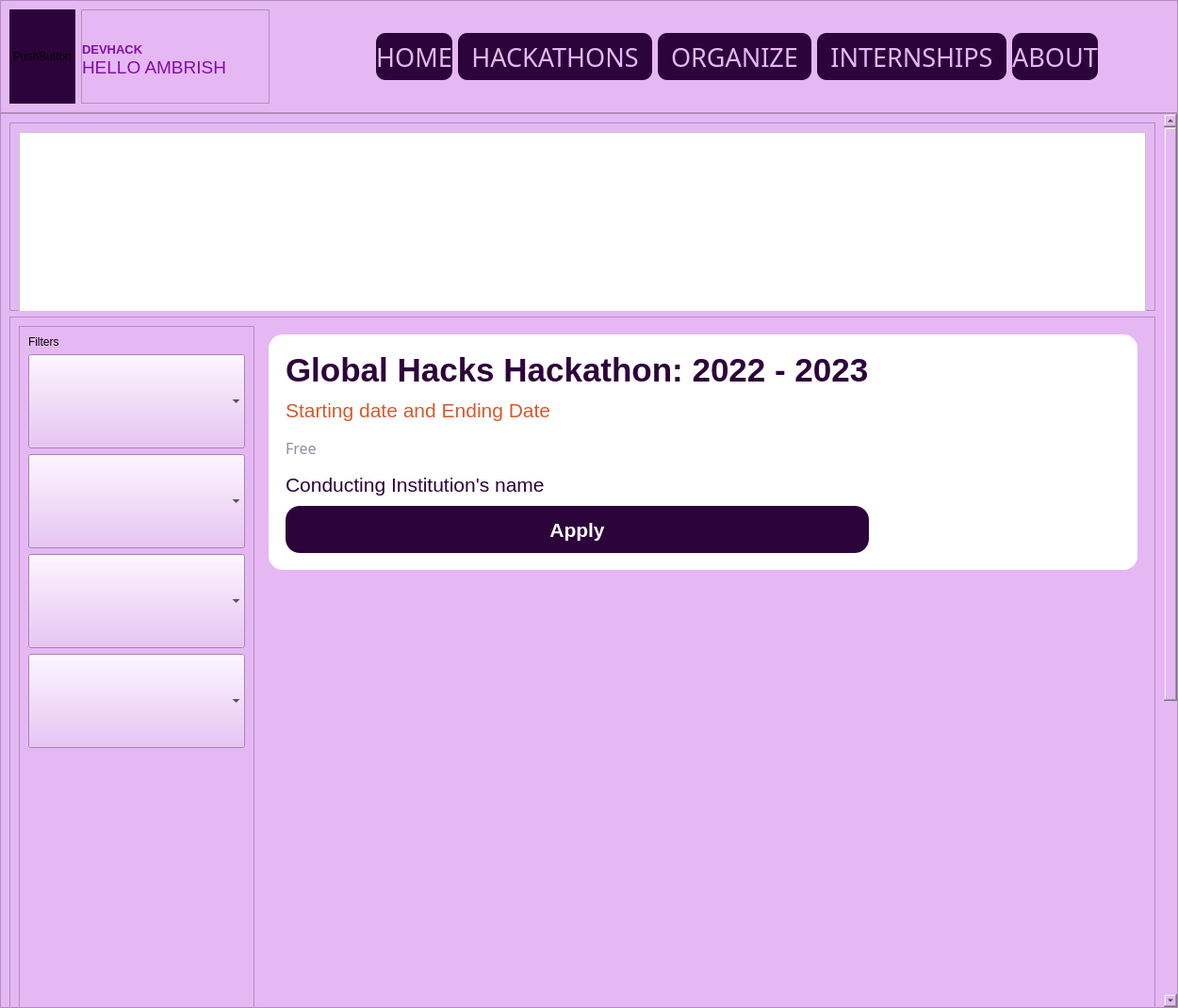
<?xml version="1.0" encoding="UTF-8"?>
<ui version="4.0">
 <class>MainWindow</class>
 <widget class="QMainWindow" name="MainWindow">
  <property name="geometry">
   <rect>
    <x>0</x>
    <y>0</y>
    <width>1250</width>
    <height>1070</height>
   </rect>
  </property>
  <property name="windowTitle">
   <string>MainWindow</string>
  </property>
  <property name="styleSheet">
   <string notr="true">background-color: rgb(229, 184, 244);</string>
  </property>
  <widget class="QWidget" name="centralwidget">
   <property name="minimumSize">
    <size>
     <width>1250</width>
     <height>800</height>
    </size>
   </property>
   <layout class="QVBoxLayout" name="verticalLayout">
    <property name="spacing">
     <number>0</number>
    </property>
    <property name="leftMargin">
     <number>0</number>
    </property>
    <property name="topMargin">
     <number>0</number>
    </property>
    <property name="rightMargin">
     <number>0</number>
    </property>
    <property name="bottomMargin">
     <number>0</number>
    </property>
    <item>
     <widget class="QFrame" name="frame">
      <property name="maximumSize">
       <size>
        <width>16777215</width>
        <height>150</height>
       </size>
      </property>
      <property name="frameShape">
       <enum>QFrame::StyledPanel</enum>
      </property>
      <property name="frameShadow">
       <enum>QFrame::Raised</enum>
      </property>
      <layout class="QHBoxLayout" name="horizontalLayout">
       <item>
        <widget class="QPushButton" name="User_Icon">
         <property name="minimumSize">
          <size>
           <width>0</width>
           <height>100</height>
          </size>
         </property>
         <property name="maximumSize">
          <size>
           <width>100</width>
           <height>16777215</height>
          </size>
         </property>
         <property name="styleSheet">
          <string notr="true">border-radius:50px;
background-color: rgb(45, 3, 59);</string>
         </property>
         <property name="text">
          <string>PushButton</string>
         </property>
        </widget>
       </item>
       <item>
        <widget class="QFrame" name="frame_3">
         <property name="minimumSize">
          <size>
           <width>200</width>
           <height>0</height>
          </size>
         </property>
         <property name="frameShape">
          <enum>QFrame::StyledPanel</enum>
         </property>
         <property name="frameShadow">
          <enum>QFrame::Raised</enum>
         </property>
         <layout class="QVBoxLayout" name="verticalLayout_4">
          <property name="spacing">
           <number>0</number>
          </property>
          <property name="leftMargin">
           <number>0</number>
          </property>
          <property name="topMargin">
           <number>0</number>
          </property>
          <property name="rightMargin">
           <number>0</number>
          </property>
          <property name="bottomMargin">
           <number>0</number>
          </property>
          <item alignment="Qt::AlignBottom">
           <widget class="QLabel" name="DEVHACK">
            <property name="maximumSize">
             <size>
              <width>16777215</width>
              <height>40</height>
             </size>
            </property>
            <property name="font">
             <font>
              <pointsize>10</pointsize>
              <bold>true</bold>
             </font>
            </property>
            <property name="styleSheet">
             <string notr="true">color: rgb(129, 12, 168);</string>
            </property>
            <property name="text">
             <string>DEVHACK</string>
            </property>
           </widget>
          </item>
          <item alignment="Qt::AlignTop">
           <widget class="QLabel" name="Hello__User_Name">
            <property name="font">
             <font>
              <pointsize>14</pointsize>
             </font>
            </property>
            <property name="styleSheet">
             <string notr="true">color: rgb(129, 12, 168);</string>
            </property>
            <property name="text">
             <string>HELLO AMBRISH</string>
            </property>
           </widget>
          </item>
         </layout>
        </widget>
       </item>
       <item>
        <spacer name="horizontalSpacer">
         <property name="orientation">
          <enum>Qt::Horizontal</enum>
         </property>
         <property name="sizeType">
          <enum>QSizePolicy::Minimum</enum>
         </property>
         <property name="sizeHint" stdset="0">
          <size>
           <width>107</width>
           <height>20</height>
          </size>
         </property>
        </spacer>
       </item>
       <item>
        <widget class="QPushButton" name="Home_button">
         <property name="minimumSize">
          <size>
           <width>0</width>
           <height>50</height>
          </size>
         </property>
         <property name="font">
          <font>
           <family>Kokila</family>
           <pointsize>20</pointsize>
           <bold>false</bold>
          </font>
         </property>
         <property name="cursor">
          <cursorShape>PointingHandCursor</cursorShape>
         </property>
         <property name="styleSheet">
          <string notr="true">QPushButton{
background-color: rgb(45, 3, 59);
color: rgb(229, 184, 244);
border-radius:10px;
}

QPushButton:hover{	
	background-color: rgb(182, 12, 238);
	color: rgb(45, 3, 59);
}

QPushButton:pressed{	
	background-color: rgb(67, 53, 71);	
	color: rgb(229, 184, 244);
}</string>
         </property>
         <property name="text">
          <string>HOME</string>
         </property>
        </widget>
       </item>
       <item>
        <widget class="QPushButton" name="Hackathons_button">
         <property name="minimumSize">
          <size>
           <width>0</width>
           <height>50</height>
          </size>
         </property>
         <property name="font">
          <font>
           <family>Kokila</family>
           <pointsize>20</pointsize>
           <bold>false</bold>
          </font>
         </property>
         <property name="cursor">
          <cursorShape>PointingHandCursor</cursorShape>
         </property>
         <property name="styleSheet">
          <string notr="true">QPushButton{
background-color: rgb(45, 3, 59);
color: rgb(229, 184, 244);
border-radius:10px;
}

QPushButton:hover{	
	background-color: rgb(182, 12, 238);
	color: rgb(45, 3, 59);
}

QPushButton:pressed{	
	background-color: rgb(67, 53, 71);	
	color: rgb(229, 184, 244);
}</string>
         </property>
         <property name="text">
          <string>  HACKATHONS  </string>
         </property>
        </widget>
       </item>
       <item>
        <widget class="QPushButton" name="Organize_button">
         <property name="minimumSize">
          <size>
           <width>0</width>
           <height>50</height>
          </size>
         </property>
         <property name="font">
          <font>
           <family>Kokila</family>
           <pointsize>20</pointsize>
           <bold>false</bold>
          </font>
         </property>
         <property name="cursor">
          <cursorShape>PointingHandCursor</cursorShape>
         </property>
         <property name="styleSheet">
          <string notr="true">QPushButton{
background-color: rgb(45, 3, 59);
color: rgb(229, 184, 244);
border-radius:10px;
}

QPushButton:hover{	
	background-color: rgb(182, 12, 238);
	color: rgb(45, 3, 59);
}

QPushButton:pressed{	
	background-color: rgb(67, 53, 71);	
	color: rgb(229, 184, 244);
}</string>
         </property>
         <property name="text">
          <string>  ORGANIZE  </string>
         </property>
        </widget>
       </item>
       <item>
        <widget class="QPushButton" name="Internships_button">
         <property name="minimumSize">
          <size>
           <width>0</width>
           <height>50</height>
          </size>
         </property>
         <property name="font">
          <font>
           <family>Kokila</family>
           <pointsize>20</pointsize>
           <bold>false</bold>
          </font>
         </property>
         <property name="cursor">
          <cursorShape>PointingHandCursor</cursorShape>
         </property>
         <property name="styleSheet">
          <string notr="true">QPushButton{
background-color: rgb(45, 3, 59);
color: rgb(229, 184, 244);
border-radius:10px;
}

QPushButton:hover{	
	background-color: rgb(182, 12, 238);
	color: rgb(45, 3, 59);
}

QPushButton:pressed{	
	background-color: rgb(67, 53, 71);	
	color: rgb(229, 184, 244);
}</string>
         </property>
         <property name="text">
          <string>  INTERNSHIPS  </string>
         </property>
        </widget>
       </item>
       <item>
        <widget class="QPushButton" name="About_button">
         <property name="minimumSize">
          <size>
           <width>0</width>
           <height>50</height>
          </size>
         </property>
         <property name="font">
          <font>
           <family>Kokila</family>
           <pointsize>20</pointsize>
           <bold>false</bold>
          </font>
         </property>
         <property name="cursor">
          <cursorShape>PointingHandCursor</cursorShape>
         </property>
         <property name="styleSheet">
          <string notr="true">QPushButton{
background-color: rgb(45, 3, 59);
color: rgb(229, 184, 244);
border-radius:10px;
}

QPushButton:hover{	
	background-color: rgb(182, 12, 238);
	color: rgb(45, 3, 59);
}

QPushButton:pressed{	
	background-color: rgb(67, 53, 71);	
	color: rgb(229, 184, 244);
}</string>
         </property>
         <property name="text">
          <string>ABOUT</string>
         </property>
        </widget>
       </item>
       <item>
        <widget class="QPushButton" name="Notifications_button">
         <property name="minimumSize">
          <size>
           <width>0</width>
           <height>70</height>
          </size>
         </property>
         <property name="cursor">
          <cursorShape>PointingHandCursor</cursorShape>
         </property>
         <property name="styleSheet">
          <string notr="true">QPushButton{
image: url(:/icons/notification_light_purple.png);
}

QPushButton:hover{
image: url(:/icons/notification_white.png);
}

QPushButton:pressed{
	image: url(:/icons/notification.png);
}</string>
         </property>
         <property name="text">
          <string/>
         </property>
         <property name="shortcut">
          <string/>
         </property>
         <property name="autoDefault">
          <bool>false</bool>
         </property>
         <property name="default">
          <bool>false</bool>
         </property>
         <property name="flat">
          <bool>true</bool>
         </property>
        </widget>
       </item>
      </layout>
     </widget>
    </item>
    <item>
     <widget class="QScrollArea" name="scrollArea">
      <property name="minimumSize">
       <size>
        <width>0</width>
        <height>800</height>
       </size>
      </property>
      <property name="frameShadow">
       <enum>QFrame::Raised</enum>
      </property>
      <property name="widgetResizable">
       <bool>true</bool>
      </property>
      <widget class="QWidget" name="scrollAreaWidgetContents">
       <property name="geometry">
        <rect>
         <x>0</x>
         <y>0</y>
         <width>1231</width>
         <height>1430</height>
        </rect>
       </property>
       <layout class="QVBoxLayout" name="verticalLayout_3">
        <item>
         <widget class="QFrame" name="frame_2">
          <property name="minimumSize">
           <size>
            <width>0</width>
            <height>200</height>
           </size>
          </property>
          <property name="frameShape">
           <enum>QFrame::StyledPanel</enum>
          </property>
          <property name="frameShadow">
           <enum>QFrame::Raised</enum>
          </property>
          <layout class="QVBoxLayout" name="verticalLayout_2">
           <item>
            <widget class="QFrame" name="poster_area">
             <property name="minimumSize">
              <size>
               <width>0</width>
               <height>200</height>
              </size>
             </property>
             <property name="maximumSize">
              <size>
               <width>16777215</width>
               <height>250</height>
              </size>
             </property>
             <property name="styleSheet">
              <string notr="true">background-color: rgb(255, 255, 255);
</string>
             </property>
             <property name="frameShape">
              <enum>QFrame::StyledPanel</enum>
             </property>
             <property name="frameShadow">
              <enum>QFrame::Raised</enum>
             </property>
            </widget>
           </item>
          </layout>
         </widget>
        </item>
        <item>
         <widget class="QFrame" name="frame_4">
          <property name="minimumSize">
           <size>
            <width>0</width>
            <height>800</height>
           </size>
          </property>
          <property name="frameShape">
           <enum>QFrame::StyledPanel</enum>
          </property>
          <property name="frameShadow">
           <enum>QFrame::Raised</enum>
          </property>
          <layout class="QHBoxLayout" name="horizontalLayout_2">
           <item>
            <widget class="QFrame" name="frame_5">
             <property name="minimumSize">
              <size>
               <width>250</width>
               <height>0</height>
              </size>
             </property>
             <property name="frameShape">
              <enum>QFrame::StyledPanel</enum>
             </property>
             <property name="frameShadow">
              <enum>QFrame::Raised</enum>
             </property>
             <layout class="QVBoxLayout" name="verticalLayout_13">
              <item>
               <widget class="QLabel" name="label_21">
                <property name="text">
                 <string>Filters</string>
                </property>
               </widget>
              </item>
              <item>
               <widget class="QComboBox" name="comboBox">
                <property name="enabled">
                 <bool>true</bool>
                </property>
                <property name="minimumSize">
                 <size>
                  <width>0</width>
                  <height>100</height>
                 </size>
                </property>
                <property name="focusPolicy">
                 <enum>Qt::WheelFocus</enum>
                </property>
                <property name="placeholderText">
                 <string>Category</string>
                </property>
                <property name="frame">
                 <bool>false</bool>
                </property>
                <item>
                 <property name="text">
                  <string>option 1</string>
                 </property>
                </item>
                <item>
                 <property name="text">
                  <string>option 2</string>
                 </property>
                </item>
                <item>
                 <property name="text">
                  <string>option 3</string>
                 </property>
                </item>
               </widget>
              </item>
              <item>
               <widget class="QComboBox" name="comboBox_2">
                <property name="minimumSize">
                 <size>
                  <width>0</width>
                  <height>100</height>
                 </size>
                </property>
                <property name="placeholderText">
                 <string>Date</string>
                </property>
                <property name="frame">
                 <bool>false</bool>
                </property>
               </widget>
              </item>
              <item>
               <widget class="QComboBox" name="comboBox_3">
                <property name="minimumSize">
                 <size>
                  <width>0</width>
                  <height>100</height>
                 </size>
                </property>
                <property name="placeholderText">
                 <string>Price</string>
                </property>
                <property name="frame">
                 <bool>false</bool>
                </property>
               </widget>
              </item>
              <item>
               <widget class="QComboBox" name="comboBox_4">
                <property name="minimumSize">
                 <size>
                  <width>0</width>
                  <height>100</height>
                 </size>
                </property>
                <property name="placeholderText">
                 <string>Format</string>
                </property>
                <property name="frame">
                 <bool>false</bool>
                </property>
               </widget>
              </item>
              <item>
               <spacer name="verticalSpacer">
                <property name="orientation">
                 <enum>Qt::Vertical</enum>
                </property>
                <property name="sizeHint" stdset="0">
                 <size>
                  <width>20</width>
                  <height>311</height>
                 </size>
                </property>
               </spacer>
              </item>
             </layout>
            </widget>
           </item>
           <item>
            <widget class="QScrollArea" name="scrollArea_2">
             <property name="frameShape">
              <enum>QFrame::NoFrame</enum>
             </property>
             <property name="frameShadow">
              <enum>QFrame::Plain</enum>
             </property>
             <property name="lineWidth">
              <number>1</number>
             </property>
             <property name="widgetResizable">
              <bool>true</bool>
             </property>
             <widget class="QWidget" name="scrollAreaWidgetContents_2">
              <property name="geometry">
               <rect>
                <x>0</x>
                <y>0</y>
                <width>937</width>
                <height>780</height>
               </rect>
              </property>
              <layout class="QVBoxLayout" name="verticalLayout_5">
               <item alignment="Qt::AlignTop">
                <widget class="QFrame" name="frame_8">
                 <property name="minimumSize">
                  <size>
                   <width>0</width>
                   <height>250</height>
                  </size>
                 </property>
                 <property name="styleSheet">
                  <string notr="true">background-color: rgb(255, 255, 255);
border-radius:15px;</string>
                 </property>
                 <property name="frameShape">
                  <enum>QFrame::StyledPanel</enum>
                 </property>
                 <property name="frameShadow">
                  <enum>QFrame::Raised</enum>
                 </property>
                 <layout class="QHBoxLayout" name="horizontalLayout_3">
                  <item>
                   <widget class="QFrame" name="frame_12">
                    <property name="frameShape">
                     <enum>QFrame::StyledPanel</enum>
                    </property>
                    <property name="frameShadow">
                     <enum>QFrame::Raised</enum>
                    </property>
                    <layout class="QVBoxLayout" name="verticalLayout_6">
                     <item>
                      <widget class="QLabel" name="label">
                       <property name="font">
                        <font>
                         <family>Leelawadee UI</family>
                         <pointsize>26</pointsize>
                         <bold>true</bold>
                        </font>
                       </property>
                       <property name="styleSheet">
                        <string notr="true">color: rgb(45, 3, 59);</string>
                       </property>
                       <property name="text">
                        <string>Global Hacks Hackathon: 2022 - 2023</string>
                       </property>
                      </widget>
                     </item>
                     <item>
                      <widget class="QLabel" name="label_3">
                       <property name="font">
                        <font>
                         <family>Leelawadee UI</family>
                         <pointsize>16</pointsize>
                        </font>
                       </property>
                       <property name="styleSheet">
                        <string notr="true">color: rgb(215, 89, 43);</string>
                       </property>
                       <property name="text">
                        <string>Starting date and Ending Date</string>
                       </property>
                      </widget>
                     </item>
                     <item>
                      <widget class="QLabel" name="label_4">
                       <property name="font">
                        <font>
                         <family>Leelawadee</family>
                         <pointsize>12</pointsize>
                        </font>
                       </property>
                       <property name="styleSheet">
                        <string notr="true">color: rgb(142, 144, 161);</string>
                       </property>
                       <property name="text">
                        <string>Free</string>
                       </property>
                      </widget>
                     </item>
                     <item>
                      <widget class="QLabel" name="label_5">
                       <property name="font">
                        <font>
                         <family>Leelawadee UI</family>
                         <pointsize>16</pointsize>
                        </font>
                       </property>
                       <property name="styleSheet">
                        <string notr="true">QLabel{
color: rgb(45, 3, 59);
text-align:center;
}
QLabel:hover{	
	color: rgb(255, 0, 0);
}</string>
                       </property>
                       <property name="text">
                        <string>Conducting Institution's name</string>
                       </property>
                      </widget>
                     </item>
                     <item>
                      <widget class="QPushButton" name="pushButton_8">
                       <property name="minimumSize">
                        <size>
                         <width>0</width>
                         <height>50</height>
                        </size>
                       </property>
                       <property name="font">
                        <font>
                         <family>Leelawadee UI</family>
                         <pointsize>16</pointsize>
                         <bold>true</bold>
                        </font>
                       </property>
                       <property name="cursor">
                        <cursorShape>PointingHandCursor</cursorShape>
                       </property>
                       <property name="styleSheet">
                        <string notr="true">background-color: rgb(45, 3, 59);
color: rgb(255, 255, 255);</string>
                       </property>
                       <property name="text">
                        <string>Apply</string>
                       </property>
                      </widget>
                     </item>
                    </layout>
                   </widget>
                  </item>
                  <item>
                   <widget class="QPushButton" name="pushButton">
                    <property name="minimumSize">
                     <size>
                      <width>0</width>
                      <height>170</height>
                     </size>
                    </property>
                    <property name="styleSheet">
                     <string notr="true">image: url(:/images/media/How-do-hackathons-work.png);</string>
                    </property>
                    <property name="text">
                     <string/>
                    </property>
                   </widget>
                  </item>
                 </layout>
                </widget>
               </item>
              </layout>
             </widget>
            </widget>
           </item>
          </layout>
         </widget>
        </item>
        <item>
         <widget class="QFrame" name="frame_15">
          <property name="minimumSize">
           <size>
            <width>1200</width>
            <height>400</height>
           </size>
          </property>
          <property name="styleSheet">
           <string notr="true">background-color: rgb(45, 3, 59);
border-top-right-radius:45px;
border-top-left-radius:45px;</string>
          </property>
          <property name="frameShape">
           <enum>QFrame::StyledPanel</enum>
          </property>
          <property name="frameShadow">
           <enum>QFrame::Raised</enum>
          </property>
          <layout class="QHBoxLayout" name="horizontalLayout_14">
           <property name="spacing">
            <number>0</number>
           </property>
           <property name="leftMargin">
            <number>0</number>
           </property>
           <property name="topMargin">
            <number>0</number>
           </property>
           <property name="rightMargin">
            <number>0</number>
           </property>
           <property name="bottomMargin">
            <number>0</number>
           </property>
           <item alignment="Qt::AlignHCenter">
            <widget class="QLabel" name="label_22">
             <property name="font">
              <font>
               <family>Bahnschrift Light Condensed</family>
               <pointsize>48</pointsize>
               <italic>false</italic>
              </font>
             </property>
             <property name="styleSheet">
              <string notr="true">color: rgb(255, 255, 255);</string>
             </property>
             <property name="text">
              <string>We love 
software and 
the people who 
build them.</string>
             </property>
            </widget>
           </item>
           <item>
            <widget class="QFrame" name="frame_32">
             <property name="styleSheet">
              <string notr="true"/>
             </property>
             <property name="frameShape">
              <enum>QFrame::StyledPanel</enum>
             </property>
             <property name="frameShadow">
              <enum>QFrame::Raised</enum>
             </property>
             <layout class="QVBoxLayout" name="verticalLayout_16">
              <property name="spacing">
               <number>0</number>
              </property>
              <property name="leftMargin">
               <number>0</number>
              </property>
              <property name="topMargin">
               <number>0</number>
              </property>
              <property name="rightMargin">
               <number>0</number>
              </property>
              <property name="bottomMargin">
               <number>0</number>
              </property>
              <item alignment="Qt::AlignBottom">
               <widget class="QLabel" name="label_23">
                <property name="font">
                 <font>
                  <family>Leelawadee UI</family>
                  <pointsize>11</pointsize>
                  <bold>true</bold>
                 </font>
                </property>
                <property name="styleSheet">
                 <string notr="true">color: rgb(255, 255, 255);</string>
                </property>
                <property name="text">
                 <string>E-mail</string>
                </property>
               </widget>
              </item>
              <item alignment="Qt::AlignLeft">
               <widget class="QPushButton" name="devhack_Email_button">
                <property name="font">
                 <font>
                  <family>Leelawadee UI</family>
                  <pointsize>12</pointsize>
                 </font>
                </property>
                <property name="cursor">
                 <cursorShape>PointingHandCursor</cursorShape>
                </property>
                <property name="styleSheet">
                 <string notr="true">color: rgb(255, 255, 255);</string>
                </property>
                <property name="text">
                 <string>devhack.community@gmail.com</string>
                </property>
               </widget>
              </item>
              <item alignment="Qt::AlignBottom">
               <widget class="QLabel" name="label_24">
                <property name="font">
                 <font>
                  <family>Leelawadee UI</family>
                  <pointsize>11</pointsize>
                  <bold>true</bold>
                 </font>
                </property>
                <property name="styleSheet">
                 <string notr="true">color: rgb(255, 255, 255);</string>
                </property>
                <property name="text">
                 <string>Phone </string>
                </property>
               </widget>
              </item>
              <item alignment="Qt::AlignTop">
               <widget class="QLabel" name="label_25">
                <property name="font">
                 <font>
                  <family>Leelawadee UI</family>
                  <pointsize>12</pointsize>
                 </font>
                </property>
                <property name="styleSheet">
                 <string notr="true">color: rgb(255, 255, 255);</string>
                </property>
                <property name="text">
                 <string>112-95412322563
111-96452998114
</string>
                </property>
               </widget>
              </item>
             </layout>
            </widget>
           </item>
           <item alignment="Qt::AlignLeft|Qt::AlignVCenter">
            <widget class="QFrame" name="frame_33">
             <property name="minimumSize">
              <size>
               <width>300</width>
               <height>300</height>
              </size>
             </property>
             <property name="styleSheet">
              <string notr="true">border-top-right-radius:15px;</string>
             </property>
             <property name="frameShape">
              <enum>QFrame::StyledPanel</enum>
             </property>
             <property name="frameShadow">
              <enum>QFrame::Raised</enum>
             </property>
             <layout class="QVBoxLayout" name="verticalLayout_17">
              <item alignment="Qt::AlignVCenter">
               <widget class="QLabel" name="label_26">
                <property name="font">
                 <font>
                  <family>Leelawadee UI</family>
                  <pointsize>11</pointsize>
                  <bold>true</bold>
                 </font>
                </property>
                <property name="styleSheet">
                 <string notr="true">color: rgb(255, 255, 255);</string>
                </property>
                <property name="text">
                 <string>Follow us</string>
                </property>
               </widget>
              </item>
              <item>
               <widget class="QPushButton" name="pushButton_27">
                <property name="minimumSize">
                 <size>
                  <width>0</width>
                  <height>70</height>
                 </size>
                </property>
                <property name="styleSheet">
                 <string notr="true">background-color: rgb(255, 255, 255);
border-radius: 35px;</string>
                </property>
                <property name="text">
                 <string/>
                </property>
               </widget>
              </item>
              <item>
               <widget class="QFrame" name="frame_34">
                <property name="frameShape">
                 <enum>QFrame::StyledPanel</enum>
                </property>
                <property name="frameShadow">
                 <enum>QFrame::Raised</enum>
                </property>
                <layout class="QHBoxLayout" name="horizontalLayout_15">
                 <item>
                  <widget class="QPushButton" name="FB_Devhack">
                   <property name="minimumSize">
                    <size>
                     <width>0</width>
                     <height>100</height>
                    </size>
                   </property>
                   <property name="maximumSize">
                    <size>
                     <width>100</width>
                     <height>16777215</height>
                    </size>
                   </property>
                   <property name="styleSheet">
                    <string notr="true">image: url(:/icons/media/facebook.png);
border-radius:50px;</string>
                   </property>
                   <property name="text">
                    <string/>
                   </property>
                  </widget>
                 </item>
                 <item>
                  <widget class="QPushButton" name="Twitter_Devhack">
                   <property name="minimumSize">
                    <size>
                     <width>0</width>
                     <height>100</height>
                    </size>
                   </property>
                   <property name="maximumSize">
                    <size>
                     <width>100</width>
                     <height>16777215</height>
                    </size>
                   </property>
                   <property name="styleSheet">
                    <string notr="true">image: url(:/icons/media/twitter.png);
border-radius:50px;</string>
                   </property>
                   <property name="text">
                    <string/>
                   </property>
                  </widget>
                 </item>
                 <item>
                  <widget class="QPushButton" name="Insta_Devhack">
                   <property name="minimumSize">
                    <size>
                     <width>0</width>
                     <height>100</height>
                    </size>
                   </property>
                   <property name="maximumSize">
                    <size>
                     <width>100</width>
                     <height>16777215</height>
                    </size>
                   </property>
                   <property name="styleSheet">
                    <string notr="true">image: url(:/icons/media/insta.png);
border-radius:50px;</string>
                   </property>
                   <property name="text">
                    <string/>
                   </property>
                  </widget>
                 </item>
                </layout>
               </widget>
              </item>
             </layout>
            </widget>
           </item>
          </layout>
         </widget>
        </item>
       </layout>
      </widget>
     </widget>
    </item>
   </layout>
  </widget>
 </widget>
 <resources>
  <include location="media.qrc"/>
 </resources>
 <connections/>
</ui>
